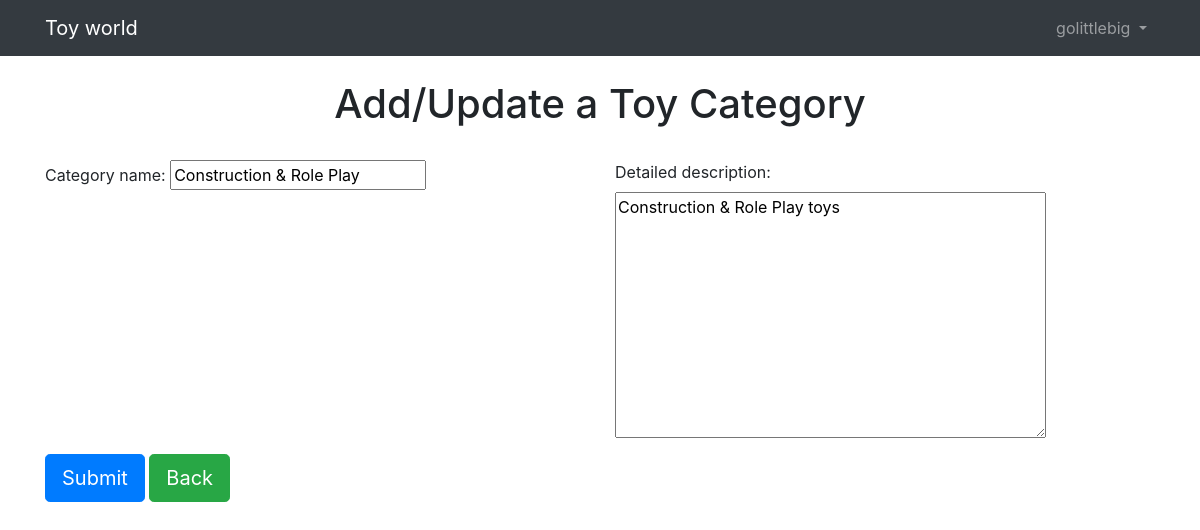
/inventory/update_category/1/ (signed in), run on an earlier commit of the app's database.
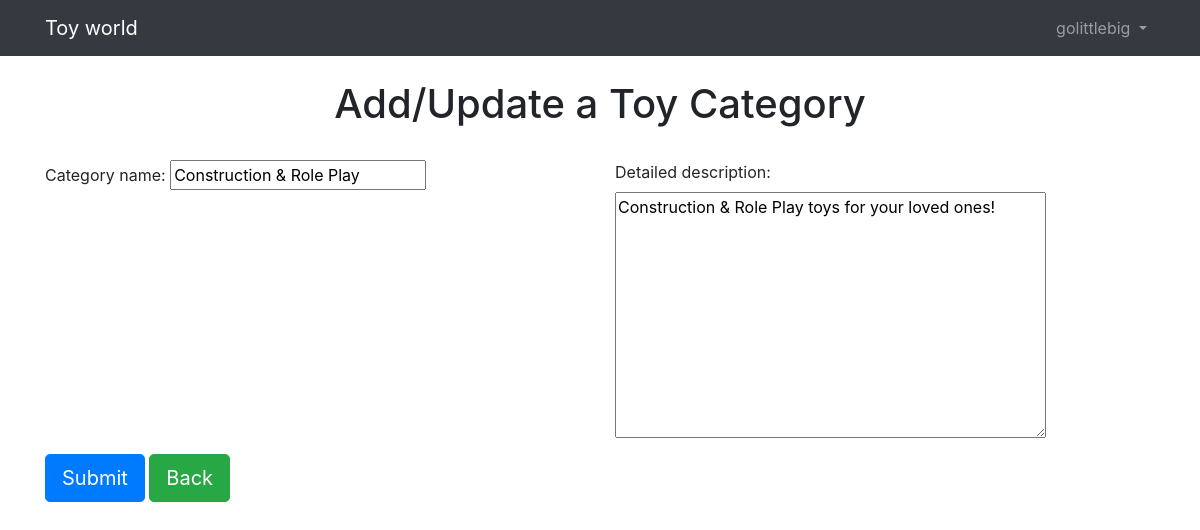
And on a later commit of the database.
### inventory/models.py (models this page shows, shortened)
class Category(models.Model):
    name = models.CharField(max_length=30, verbose_name= \
       'Category name')
    description = models.TextField(verbose_name = \
       'Detailed description')
    class Meta:
       unique_together = ['name',]

### inventory/views.py (the view)
# urls.py: path('update_category/<int:pk>/', views.UpdateCategory.as_view(),
class UpdateCategory(SuccessMessageMixin, UpdateView):
	model = models.Category
	fields = '__all__'
	success_message = 'Category updated successfully.'

### inventory/templates/inventory/category_form.html (shortened to what this page needs)
{% extends "base.html" %}
{% block content %}
<br>
<h1 style="text-align: center;">Add/Update a Toy Category</h1><br>
<form method="post" novalidate>
  <div class="container">
  	<div class="row">
		  {% for field in form.visible_fields %}
		  	<div class="col-lg-6 col-md-6 col-sm-12 col-xs-12">
			    <div class="form-group">
			      {{ field.label_tag }}
			      {{ field }}
			    </div>
			</div>
		  {% endfor %}
	</div>
	<button type="submit" class="btn btn-primary btn-lg">Submit</button>
  	<a href="{% url 'home' %}" class="btn btn-success btn-lg">Back</a>
   </div>
</form>
{% endblock %}

What changed in the data, as far as the page shows it:
changed Category "Construction & Role Play": description "Construction & Role Play toys" → "Construction & Role Play toys for your loved ones!"
